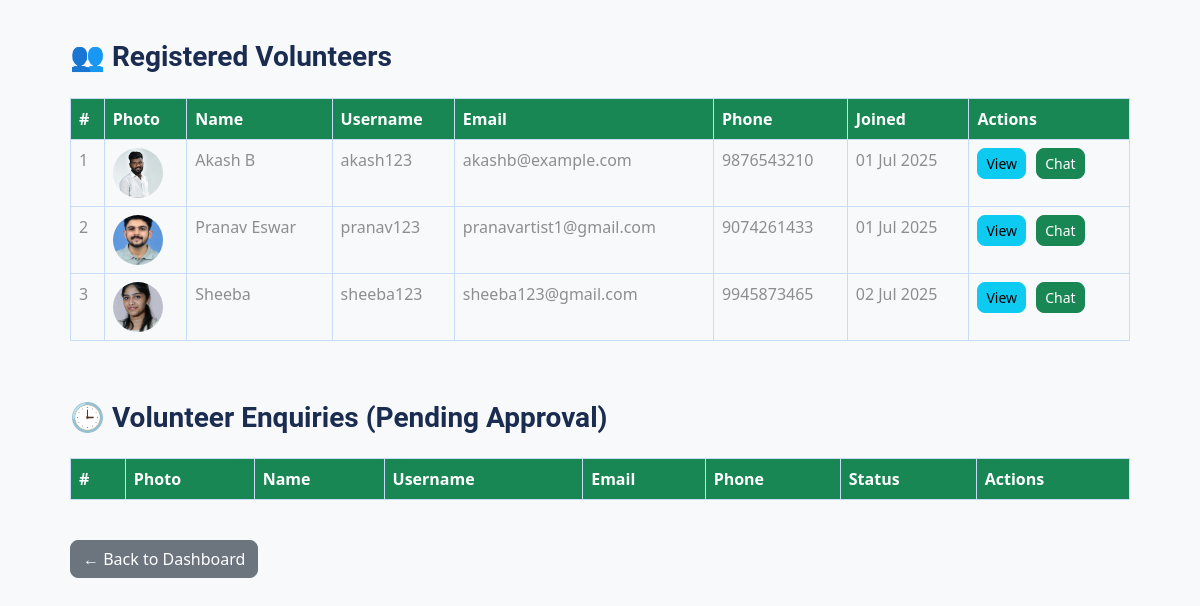
The page /user/admin/volunteers.php (signed in) on the database as committed earlier.
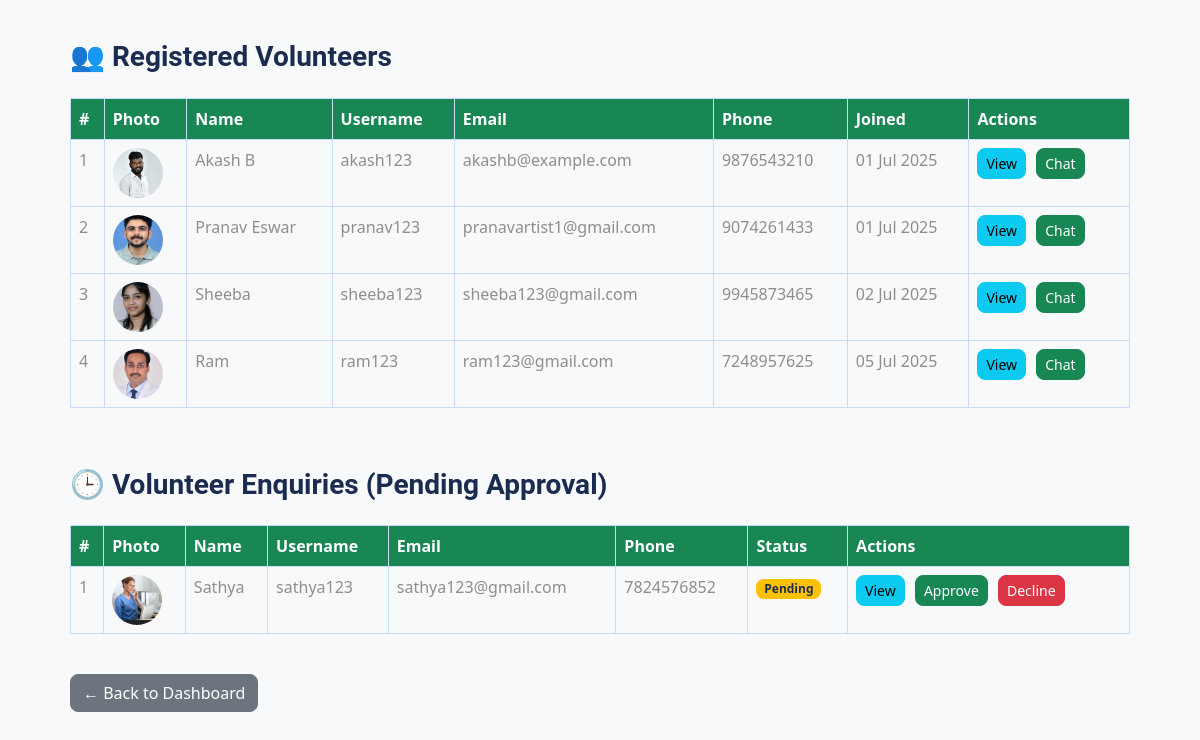
The same page on the database as committed later.
### tables this page shows
CREATE TABLE `users` (
  `id` int(11) NOT NULL,
  `username` varchar(100) NOT NULL,
  `photo` varchar(255) DEFAULT NULL,
  `password_hash` varchar(255) NOT NULL,
  `role` enum('admin','volunteer') NOT NULL,
  `created_at` timestamp NOT NULL DEFAULT current_timestamp(),
  `full_name` varchar(100) DEFAULT NULL,
  `email` varchar(100) DEFAULT NULL,
  `phone` varchar(20) DEFAULT NULL,
  `address` text DEFAULT NULL,
  `status` tinyint(1) NOT NULL DEFAULT 0 COMMENT '0=pending, 1=approved, 2=declined'
);

CREATE TABLE `venquiry` (
  `id` int(11) NOT NULL,
  `name` varchar(100) NOT NULL,
  `username` varchar(100) NOT NULL,
  `password` varchar(255) NOT NULL,
  `confirm_password` varchar(255) NOT NULL,
  `email` varchar(100) DEFAULT NULL,
  `phone` varchar(20) DEFAULT NULL,
  `photo` varchar(255) DEFAULT NULL,
  `status` enum('pending','approved','declined') DEFAULT 'pending',
  `created_at` timestamp NOT NULL DEFAULT current_timestamp()
);

### user/admin/volunteers.php (the view, shortened to what this page needs)
<?php
include __DIR__ . '/../../config/db.php';
?>
<!DOCTYPE html>
<html lang="en">
<head>
  <link rel="stylesheet" href="../../assets/css/bootstrap.min.css">
  <link rel="stylesheet" href="https://cdnjs.cloudflare.com/ajax/libs/font-awesome/6.4.0/css/all.min.css">
</head>
<body>
<div class="container">
  <h3 class="mb-4">👥 Registered Volunteers</h3>
  <table class="table table-bordered table-hover">
    <thead>
      <tr>
        <th>#</th>
        <th>Photo</th>
        <th>Name</th>
        <th>Username</th>
        <th>Email</th>
        <th>Phone</th>
        <th>Joined</th>
        <th>Actions</th>
      </tr>
    </thead>
    <tbody>
    <?php
      $result = $conn->query("SELECT * FROM users WHERE role = 'volunteer'");
      $i = 1;
      while ($row = $result->fetch_assoc()):
        $photo = "../../assets/images/" . ($row['photo'] ?? 'default.jpg');
        $name = $row['full_name'] ?? $row['username'];
        $joined = date('d M Y', strtotime($row['created_at']));
    ?>
      <tr>
        <td><?= $i++ ?></td>
        <td><img src="<?= $photo ?>" alt="photo" width="50" height="50" style="border-radius: 50%; object-fit: cover;"></td>
        <td><?= htmlspecialchars($name) ?></td>
        <td><?= htmlspecialchars($row['username']) ?></td>
        <td><?= htmlspecialchars($row['email'] ?? '-') ?></td>
        <td><?= htmlspecialchars($row['phone'] ?? '-') ?></td>
        <td><?= $joined ?></td>
        <td>
          <a href="../view_volunteer.php?username=<?= urlencode($row['username']) ?>" class="btn btn-info btn-sm">View</a>
          <a href="../chat_with_volunteer.php?username=<?= urlencode($row['username']) ?>" class="btn btn-success btn-sm">Chat</a>
        </td>
      </tr>
    <?php endwhile; ?>
    </tbody>
  </table>
  <h3 class="mb-4 section-title">🕒 Volunteer Enquiries (Pending Approval)</h3>
  <table class="table table-bordered table-hover">
    <thead>
      <tr>
        <th>#</th>
        <th>Photo</th>
        <th>Name</th>
        <th>Username</th>
        <th>Email</th>
        <th>Phone</th>
        <th>Status</th>
        <th>Actions</th>
      </tr>
    </thead>
    <tbody>
    <?php
      $pending = $conn->query("SELECT * FROM venquiry WHERE status = 'pending'");
      $j = 1;
      while ($row = $pending->fetch_assoc()):
        $photo = "../../assets/images/" . ($row['photo'] ?? 'default.jpg');
        $status = ucfirst($row['status']);
    ?>
      <tr>
        <td><?= $j++ ?></td>
        <td><img src="<?= $photo ?>" alt="photo" width="50" height="50" style="border-radius: 50%; object-fit: cover;"></td>
        <td><?= htmlspecialchars($row['name']) ?></td>
        <td><?= htmlspecialchars($row['username']) ?></td>
        <td><?= htmlspecialchars($row['email']) ?></td>
        <td><?= htmlspecialchars($row['phone']) ?></td>
        <td><span class="badge bg-warning text-dark"><?= $status ?></span></td>
        <td>
          <a href="../view_enquiry.php?id=<?= $row['id'] ?>" class="btn btn-info btn-sm">View</a>
          <a href="../approve_volunteer.php?id=<?= $row['id'] ?>" class="btn btn-success btn-sm">Approve</a>
          <a href="../decline_volunteer.php?id=<?= $row['id'] ?>" class="btn btn-danger btn-sm">Decline</a>
        </td>
      </tr>
    <?php endwhile; ?>
    </tbody>
  </table>
  <a href="../admin.php" class="btn btn-secondary mt-4">← Back to Dashboard</a>
</div>
</body>
</html>

Rows that differ between the two databases and show on the page:
added users: photo (picture), full_name "Ram", username "ram123", email "ram123@gmail.com", phone "7248957625", created_at "05 Jul 2025"
added venquiry: photo (picture), name "Sathya", username "sathya123", email "sathya123@gmail.com", phone "7824576852", status "Pending"
